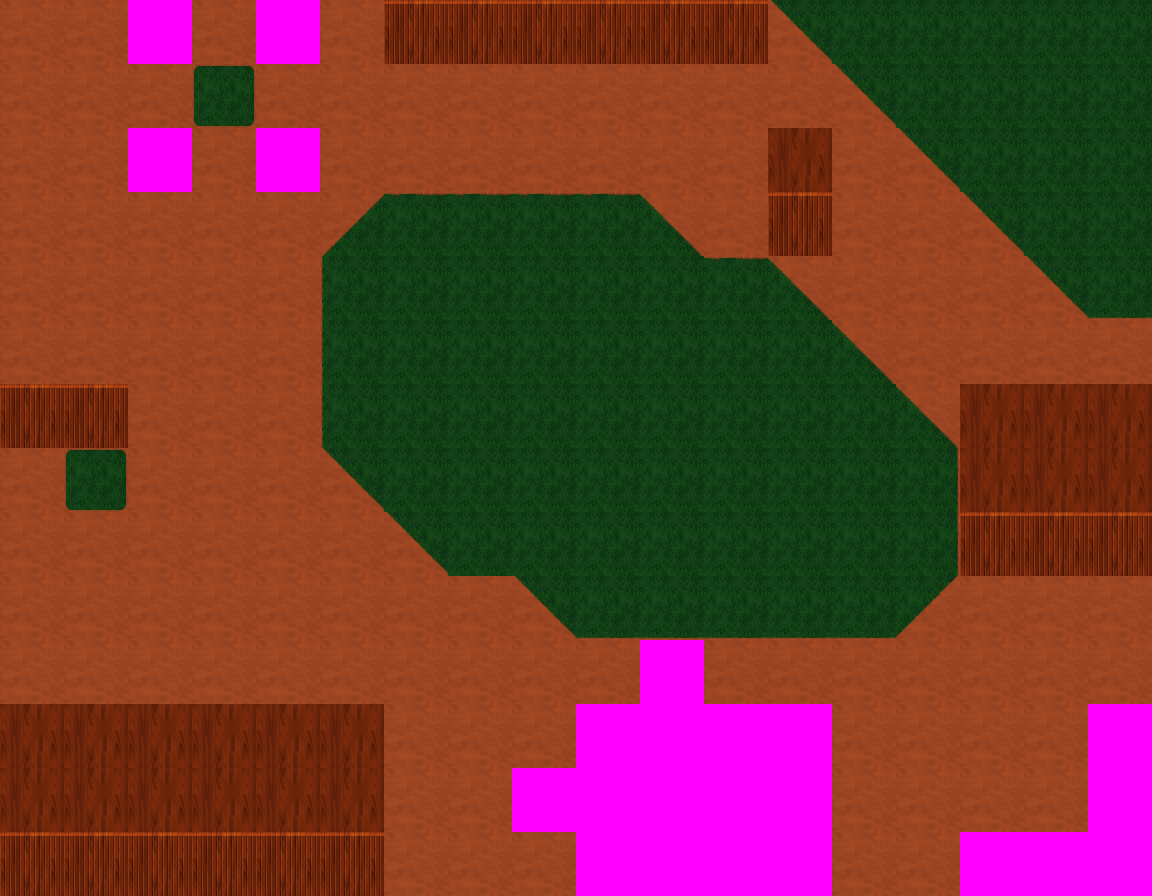

A 2D game scene composited from a Tiled map and its tileset images. What follows is a short description and the map's XML, with every tile layer's data as written:
An orthogonal 18x14 tile map with 64x64 px tiles, 1 tile layer (Tile Layer 1) and 55 objects.

<map version="1.5" tiledversion="1.6.0" orientation="orthogonal" renderorder="right-down" width="18" height="14" tilewidth="64" tileheight="64" infinite="0" nextlayerid="10" nextobjectid="118">
 <editorsettings>
  <export target="map2.json" format="json" />
 </editorsettings>
 <tileset firstgid="1" name="tiles" tilewidth="64" tileheight="64" spacing="2" margin="1" tilecount="15" columns="3">
  <image source="tiles.png" width="198" height="330" />
  <tile id="0">
   <properties>
    <property name="collide" type="bool" value="false" />
   </properties>
  </tile>
  <tile id="1">
   <properties>
    <property name="collide" type="bool" value="false" />
   </properties>
  </tile>
  <tile id="2">
   <properties>
    <property name="collide" type="bool" value="false" />
   </properties>
  </tile>
  <tile id="3">
   <properties>
    <property name="collide" type="bool" value="false" />
   </properties>
  </tile>
  <tile id="4">
   <properties>
    <property name="collide" type="bool" value="false" />
   </properties>
  </tile>
  <tile id="5">
   <properties>
    <property name="collide" type="bool" value="false" />
   </properties>
  </tile>
  <tile id="6">
   <properties>
    <property name="collide" type="bool" value="false" />
   </properties>
  </tile>
  <tile id="7">
   <properties>
    <property name="collide" type="bool" value="false" />
   </properties>
  </tile>
  <tile id="8">
   <properties>
    <property name="collide" type="bool" value="false" />
   </properties>
  </tile>
  <tile id="9">
   <properties>
    <property name="collide" type="bool" value="false" />
   </properties>
  </tile>
  <tile id="10">
   <properties>
    <property name="collide" type="bool" value="false" />
   </properties>
  </tile>
  <tile id="11">
   <properties>
    <property name="collide" type="bool" value="false" />
   </properties>
  </tile>
  <tile id="12">
   <properties>
    <property name="collide" type="bool" value="true" />
   </properties>
  </tile>
  <tile id="13">
   <properties>
    <property name="collide" type="bool" value="true" />
   </properties>
  </tile>
  <tile id="14">
   <properties>
    <property name="collide" type="bool" value="false" />
   </properties>
  </tile>
 </tileset>
 <layer id="1" name="Tile Layer 1" width="18" height="14">
  <data encoding="csv">
1,1,3,1,3,1,13,13,13,13,13,13,10,8,8,8,8,8,
1,1,1,2,1,1,1,1,1,1,1,1,1,10,8,8,8,8,
1,1,3,1,3,1,1,1,1,1,1,1,14,1,10,8,8,8,
1,1,1,1,1,4,5,5,5,5,6,1,13,1,1,10,8,8,
1,1,1,1,1,7,8,8,8,8,8,5,6,1,1,1,10,11,
1,1,1,1,1,7,8,8,8,8,8,8,8,6,1,1,1,1,
13,13,1,1,1,7,8,8,8,8,8,8,8,8,6,14,14,14,
1,2,1,1,1,10,8,8,8,8,8,8,8,8,9,14,14,14,
1,1,1,1,1,1,10,8,8,8,8,8,8,8,9,13,13,13,
1,1,1,1,1,1,1,1,10,11,11,11,11,11,12,1,1,1,
1,1,1,1,1,1,1,1,1,1,3,1,1,1,1,1,1,1,
14,14,14,14,14,14,1,1,1,3,3,3,3,1,1,1,1,3,
14,14,14,14,14,14,1,1,3,3,3,3,3,1,1,1,1,3,
13,13,13,13,13,13,1,1,1,3,3,3,3,1,1,3,3,3
</data>
 </layer>
 <objectgroup id="9" name="creatures">
  <object id="113" x="746.667" y="185.333">
   <point />
  </object>
  <object id="114" x="389.333" y="405.333">
   <point />
  </object>
  <object id="115" x="66.6667" y="708">
   <point />
  </object>
  <object id="116" x="1085.33" y="1004">
   <point />
  </object>
  <object id="117" x="476" y="50.6667">
   <point />
  </object>
 </objectgroup>
 <objectgroup id="8" name="well">
  <object id="112" x="32" y="50.6667">
   <point />
  </object>
 </objectgroup>
 <objectgroup id="6" name="blood">
  <object id="96" x="1018.67" y="102.667">
   <point />
  </object>
  <object id="97" x="893.333" y="66.6667">
   <point />
  </object>
  <object id="98" x="977.333" y="204">
   <point />
  </object>
  <object id="99" x="1037.33" y="654.667">
   <point />
  </object>
  <object id="100" x="976" y="697.333">
   <point />
  </object>
  <object id="101" x="876" y="817.333">
   <point />
  </object>
 </objectgroup>
 <objectgroup id="7" name="corpses">
  <object id="89" x="861.333" y="100">
   <point />
  </object>
  <object id="90" x="946.667" y="158.667">
   <point />
  </object>
  <object id="91" x="1014.67" y="77.3333">
   <point />
  </object>
  <object id="92" x="1073.33" y="121.333">
   <point />
  </object>
  <object id="93" x="1068" y="218.667">
   <point />
  </object>
  <object id="94" x="356" y="106.667">
   <point />
  </object>
  <object id="95" x="408" y="106.667">
   <point />
  </object>
 </objectgroup>
 <objectgroup id="2" name="trees">
  <object id="102" x="493.333" y="286.667">
   <point />
  </object>
  <object id="103" x="544" y="333.333">
   <point />
  </object>
  <object id="104" x="593.333" y="381.333">
   <point />
  </object>
  <object id="105" x="641.333" y="422.667">
   <point />
  </object>
  <object id="106" x="702.667" y="466.667">
   <point />
  </object>
  <object id="107" x="773.333" y="520">
   <point />
  </object>
  <object id="108" x="106.667" y="288">
   <point />
  </object>
 </objectgroup>
 <objectgroup id="4" name="flower1">
  <object id="62" x="470.667" y="778.667">
   <point />
  </object>
  <object id="63" x="397.333" y="753.333">
   <point />
  </object>
  <object id="64" x="402.667" y="694.667">
   <point />
  </object>
  <object id="65" x="305.333" y="670.667">
   <point />
  </object>
  <object id="66" x="266.667" y="589.333">
   <point />
  </object>
  <object id="67" x="113.333" y="561.333">
   <point />
  </object>
  <object id="68" x="42.6667" y="634.667">
   <point />
  </object>
  <object id="69" x="130.667" y="732">
   <point />
  </object>
  <object id="70" x="72" y="778.667">
   <point />
  </object>
  <object id="71" x="229.333" y="825.333">
   <point />
  </object>
  <object id="72" x="377.333" y="798.667">
   <point />
  </object>
  <object id="73" x="214.667" y="672">
   <point />
  </object>
  <object id="85" x="921.333" y="45.3333">
   <point />
  </object>
  <object id="86" x="981.333" y="96">
   <point />
  </object>
  <object id="87" x="1042.67" y="154.667">
   <point />
  </object>
  <object id="88" x="1117.33" y="206.667">
   <point />
  </object>
  <object id="110" x="600" y="389.333">
   <point />
  </object>
 </objectgroup>
 <objectgroup id="5" name="flower2">
  <object id="74" x="132" y="648">
   <point />
  </object>
  <object id="75" x="270.667" y="730.667">
   <point />
  </object>
  <object id="76" x="89.3333" y="826.667">
   <point />
  </object>
  <object id="82" x="978.667" y="48">
   <point />
  </object>
  <object id="83" x="1049.33" y="97.3333">
   <point />
  </object>
  <object id="84" x="1108" y="150.667">
   <point />
  </object>
  <object id="109" x="128" y="302.667">
   <point />
  </object>
 </objectgroup>
 <objectgroup id="3" name="flower3">
  <object id="77" x="308" y="838.667">
   <point />
  </object>
  <object id="78" x="185.333" y="600">
   <point />
  </object>
  <object id="79" x="1110.67" y="41.3333">
   <point />
  </object>
  <object id="80" x="1102.67" y="108">
   <point />
  </object>
  <object id="81" x="1049.33" y="46.6667">
   <point />
  </object>
 </objectgroup>
</map>
